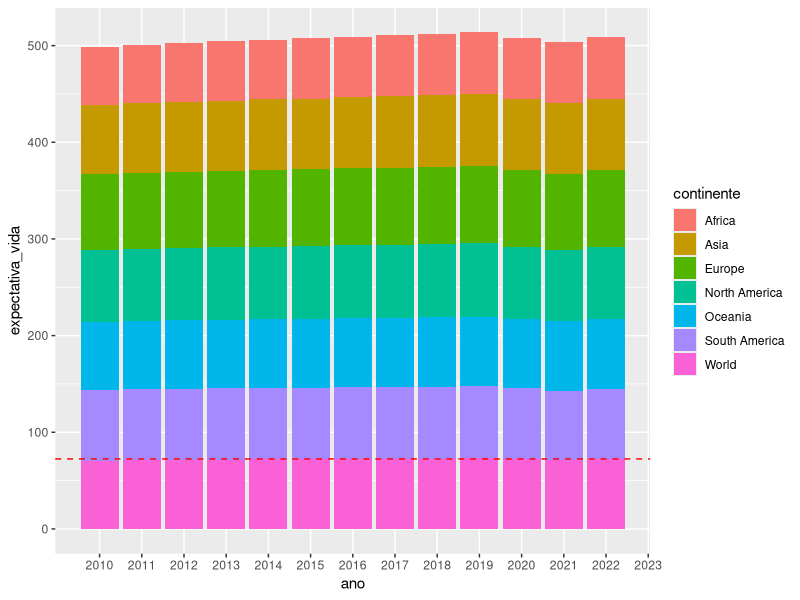

R code for this plot:
library(dplyr)
library(ggplot2)

df <- read.csv("data/world_data_by_country.csv", sep=",")

unique(df$sigla)


aux <- df %>% 
  group_by(continente, ano) %>% 
  filter(continente %in% c("Africa", "Asia", "Europe", "North America", "Oceania", "South America", "World")) %>% 
  summarise(acesso_agua_potaval = mean(acesso_agua_potavel, na.rm = T),
            acesso_energia = mean(acesso_energia_eletrica, na.rm = T),
            densidade_populacional = mean(densidade_populacional, na.rm = T),
            expectativa_vida = mean(expec_vida, na.rm = T),
            controle_corrupcao = mean(controle_corrupcao, na.rm = T))


aux %>% 
  ggplot(aes(x=ano, y=expectativa_vida, fill=continente)) +
  geom_bar(stat="identity") +
  scale_x_discrete(limits=seq(2010,2024)) +
  geom_hline(yintercept = mean(aux$expectativa_vida, na.rm = T), 
             color = "red", 
             linetype = "dashed")
  





